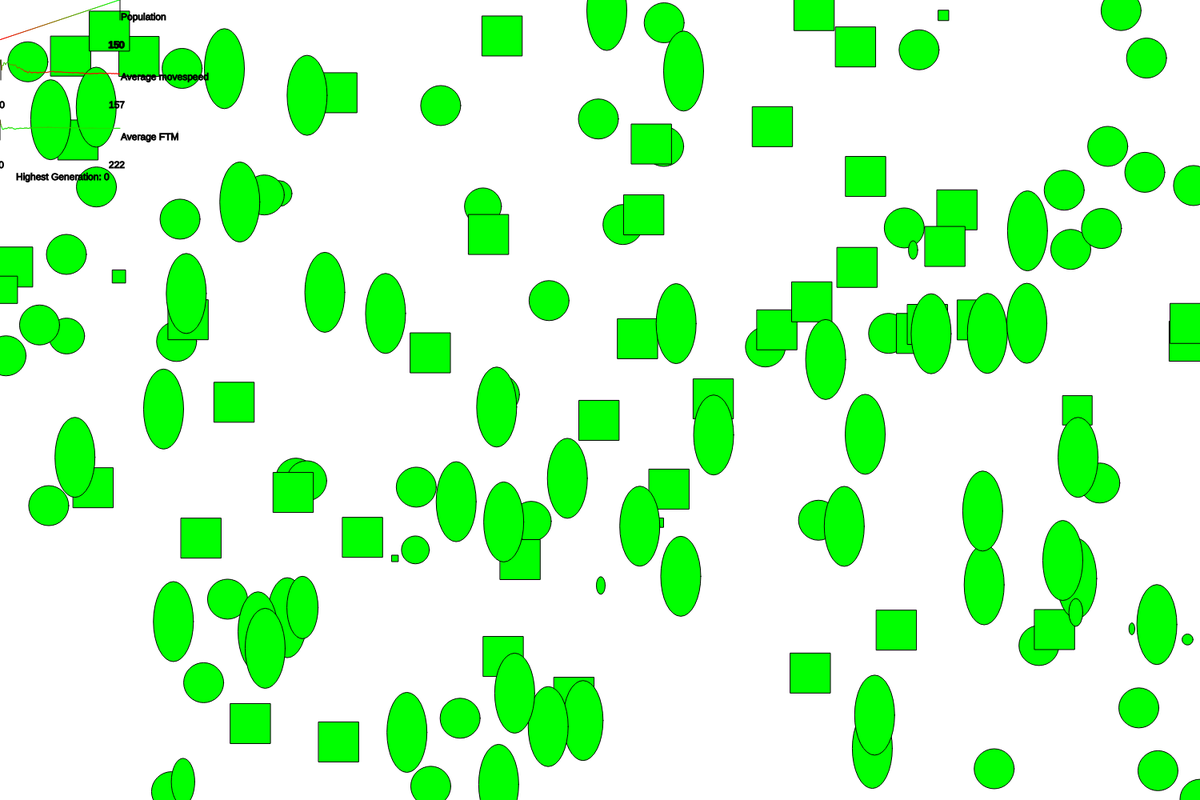
Frame 1 (no input)
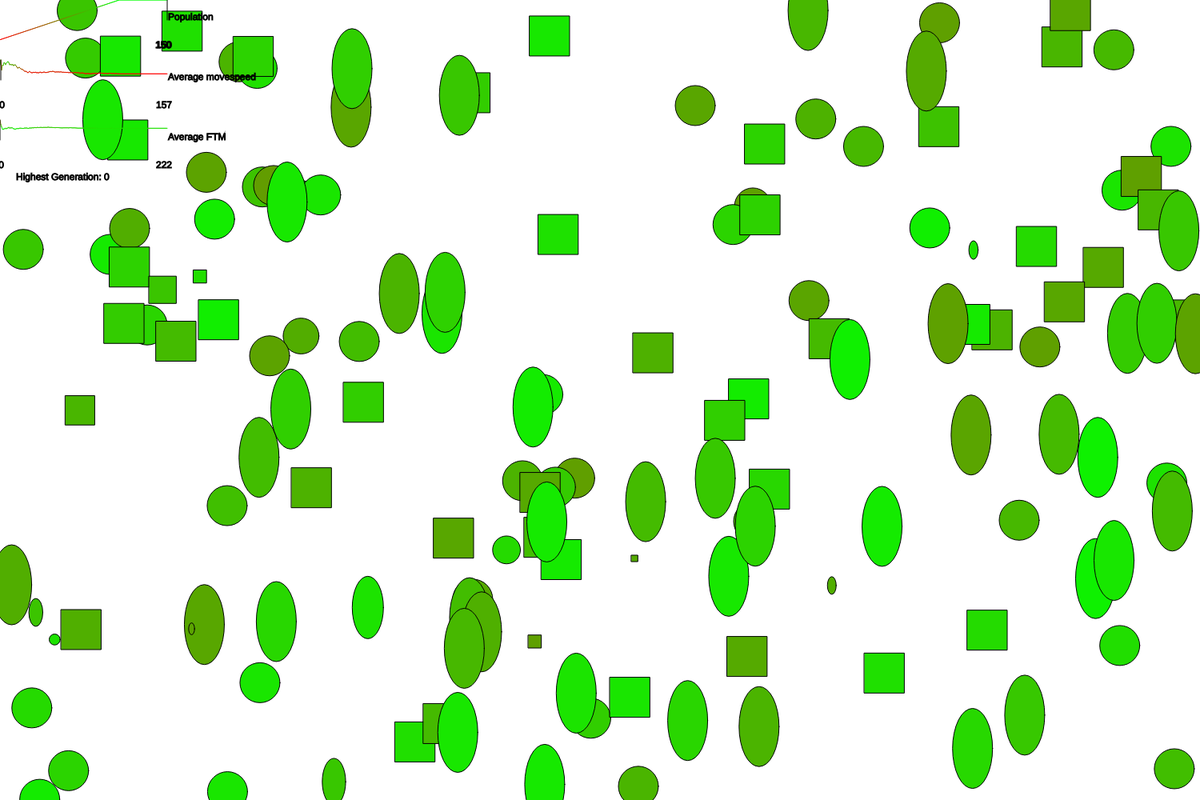
Frame 60 (no input)
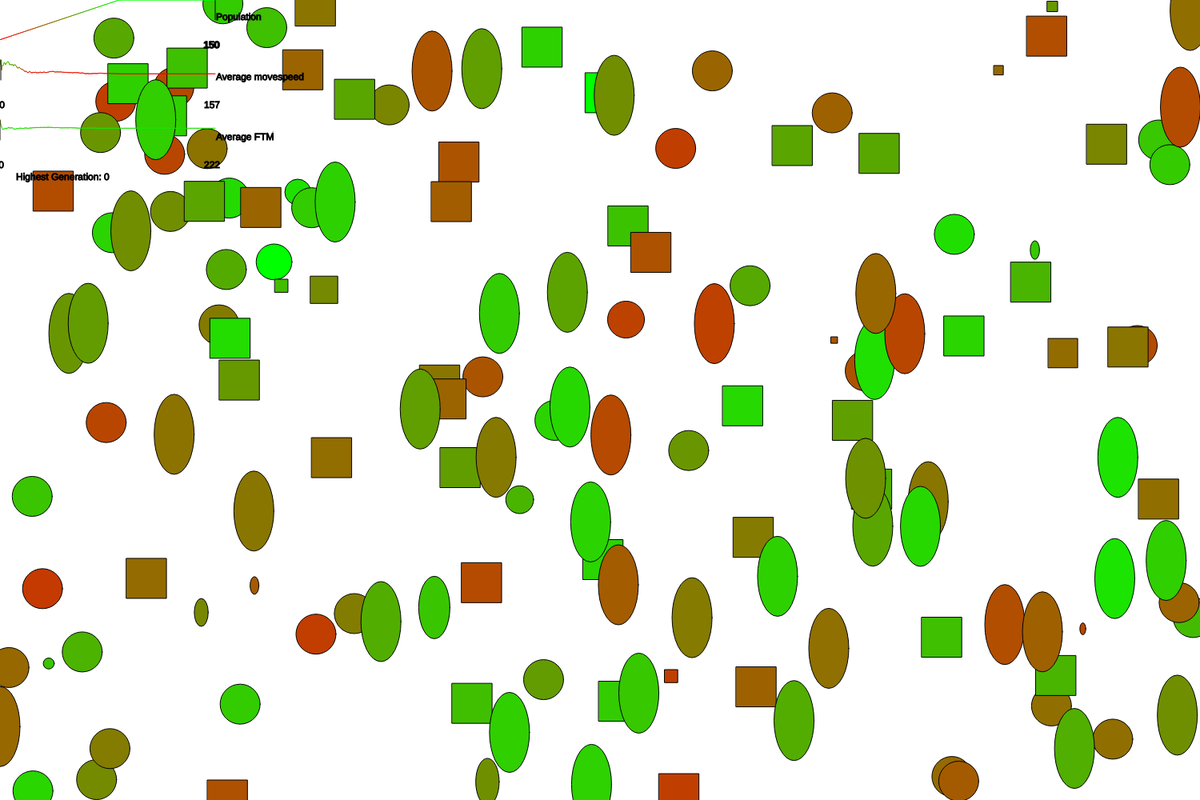
Frame 120 (the mouse pressed at the canvas centre since frame 60)

The p5.js sketch that drew these frames (run headless with seeded random() and noise() and a simulated clock; from frame 60 on, the mouse is pressed at the canvas centre):

// p5.js sketch
// ── sketch.js
var types = [];
var animals = [];
var food = [];

var popGraph = [];
var speedGraph = [];
var foodGraph = [];
var timer = 0;

var foodSlider;

function clampAndSeed(val, min, max, seed) {
  if (val) {
    return constrain(val + random(-seed, seed), min, max);
  } else {
    return random(0, 50);
  }
}

function makeFifty() {
  for (let i = 0; i < types.length; i++) {
    for (let j = 0; j < 50; j++) {
      let ani = types[i].makeAnimal();
      ani.type = i;
      animals.push(ani);
      updatePopGraph();
      updateSpeedGraph();
      updateFTMGraph();
    }
  }
}

function pieChart(diameter, data, x, y) {
  let lastAngle = 0;
  for (let i = 0; i < data.length; i++) {
    let gray = map(i, 0, data.length, 0, 255);
    fill(gray);
    arc(
      x,
      y,
      diameter,
      diameter,
      lastAngle,
      lastAngle + data[i]
    );
    lastAngle += data[i];
  }
}

function updatePopGraph() {
  popGraph.push(animals.length);

  if (popGraph.length >= 600) {
    popGraph.splice(0, 1);
  }
}

function updateSpeedGraph() {

  let avg = 0;
  for (let i = 0; i < animals.length; i++) {
    avg += animals[i].moveSpeed;
  }
  avg /= animals.length;

  speedGraph.push(floor(avg));

  if (speedGraph.length >= 600) {
    speedGraph.splice(0, 1);
  }
}

function updateFTMGraph() {

  let avg = 0;
  for (let i = 0; i < animals.length; i++) {
    avg += animals[i].foodToMate;
  }
  avg /= animals.length;

  foodGraph.push(floor(avg));

  if (foodGraph.length >= 600) {
    foodGraph.splice(0, 1);
  }
}

function drawPopGraph(data, x, y, height, good, bad, label) {

  if (!data) {
    return;
  }

  let m = 0;
  let mi = 0;

  let l = 99999999999;

  for (let i = 0; i < data.length; i++) {
    if (data[i] >= m) {
      m = data[i];
      mi = i;
    }

    if (data[i] <= l) {
      l = data[i];
    }
  }


  for (let i = 0; i < data.length; i++) {
    if (i == 0)
      continue;

    stroke(lerpColor(good, bad, map(data[i], l, m, 0, 1)));
    line(i-1 + x, map(data[i-1] * -2, 0, m*2, 0, 50) + min(50, m * 2) + y, i + x, map(data[i] * -2, 0, m*2, 0, 50) + min(50, m * 2) + y);
    stroke(0);
  }

  fill('black');
  text(data[data.length - 1], data.length - 15 + x,min(50, m * 2)+10+y);
  text(m, mi - 15 + x, min(50, m * 2) + 10 + y);
  fill('orange');
  line(mi, y + 25, mi, y);
  fill('black');
  text(label, data.length, y + 25);
}

let canvas;
function setup() {
  angleMode(DEGREES);
  rectMode(CENTER);
  ellipseMode(CENTER);
  canvas = createCanvas(1500, 1000);
  types.push(new AnimalType());
  types.push(new AnimalType());
  types.push(new AnimalType());

  foodSlider = createSlider(0, 100, 3);
  foodSlider.position(20, height + 20);

  makeFifty();
}

let deltaTime = 0;
function draw() {
  background(255);
  deltaTime = window.performance.now() - canvas._pInst._lastFrameTime;
  timer += deltaTime;

  if (timer >= 5) {
    timer = 0;
    updatePopGraph();
    updateSpeedGraph();
    updateFTMGraph();
  }

  if (floor(random(0, 100)) <= foodSlider.value()) {
    food.push(new Food(random(width), random(height)))
  }

  fill(color(0,0,100))
  for (let i = 0; i < food.length; i++) {
    let f = food[i];
    ellipse(f.x, f.y, f.radius);
  }


  for (let i = 0; i < animals.length; i++) {
    let animal = animals[i];


    if (animal.food <= 0) {
      animals.splice(i, 1);
    } else {
      if (!animal.wantsToMate) {
        fill(lerpColor(color(255,0,0), color(0,255,0), map(animal.food, 0, 100, 0, 1)));
      } else {
        fill(color(255,0,255));
      }
    }

    animal.show();
    animal.update();
  }

  drawPopGraph(popGraph, 0, 0, 600, color(255,0,0), color(0,255,0), "Population");
  drawPopGraph(speedGraph, 0, 75, 600, color(255,0,0), color(0,255,0), "Average movespeed");
  drawPopGraph(foodGraph, 0, 75*2, 600, color(0,255,0), color(255,0,0), "Average FTM");

  let gens = 0
  for (let i = 0; i < animals.length; i++) {
    if (animals[i].generation > gens)
      gens = animals[i].generation;
  }

  text(`Highest Generation: ${gens}`, 20, 75*3);

}


// BEGINS CLASSES & STUFF
class AnimalType {
  constructor() {
    this.baseradius = random(50);
    this.baseMoveSpeed = random(100);
    this.baseTurnSpeed = random(100);
    this.baseFoodToMate = random(150, 300);
    this.baseMoveMod = random(1, 3);
  }

  makeAnimal() {
    return new Animal(random(300), random(20, 300), random(100), random(150, 300), random(1, 3));
  }
}

class Animal {

  constructor(rad, spe, tur, ftm, mod) {
    this.radius = clampAndSeed(rad, 5, 50, 5);
    this.moveSpeed = clampAndSeed(spe, 20, 300, 5);
    this.turnSpeed =  clampAndSeed(tur, 5, 50, 5);
    this.foodToMate = clampAndSeed(ftm, 75, 300, 10);
    this.moveMod = clampAndSeed(mod, 1, 5, 1);
    this.wantsToMate = false;
    this.children = [];
    this.food = 100;
    this.age = 0;

    this.generation = 0;
    this.type = 0;
    this.gender = floor(random(0,10)) >= 5 ? true : false; // false = male, true = female

    this.x = random(width);
    this.y = random(height);
    this.facing = 0;

    this.targetX = 0;
    this.targetY = 0;
    this.mode = 0; // 0 = wander, 1 = pursuit, 2 = flee
  }

  walk() {

    if (this.mode == 1) {
      this.moveMod = 5;
    } else {
      this.moveMod = 1
    }

    this.x += cos(this.facing) * (this.moveSpeed / 50) * this.moveMod;
    this.y += sin(this.facing) * (this.moveSpeed / 50)  * this.moveMod;
  }

  wrap() {
    if (this.x >=width) {
      this.x = 0;
    } else if (this.x <= 0) {
      this.x = width;
    }

    if (this.y >= height) {
      this.y = 0;
    } else if (this.y <= 0) {
      this.y = height;
    }
  }

  turn(angle) {
    this.facing += (angle * map(this.turnSpeed, 0, 50, 0.25, 1.1) * 0.25);
  }

  turnTowards(x, y) {
    // let m = (y - this.y) / (x - this.y);
    // let angle = atan(m);

    return atan2(y - this.y, x - this.x);
  }


  update() {
    let target = null;

    let best = null;
    let b = 999999999;

    this.age += 1;
    if (food.length > 0) {
      for (let i = 0; i < food.length; i++){
        let t = food[i];
        let dist = p5.Vector.dist(createVector(this.x, this.y), createVector(t.x, t.y));

        if (dist < b) {
          best = t;
          b = dist;
        }
      }

      if (b <= this.radius + best.radius) {
        var index = food.indexOf(best);
        if (index !== -1) food.splice(index, 1);
        this.food += best.value;
      }
    }

    if (this.mode == 0) {
      if (food.length != 0 && best != null) {
        this.facing = this.turnTowards(best.x, best.y) * this.turnSpeed;
      }

      this.walk();

      if (this.food < 50) {
        this.mode = 1;
      }

      if (this.food >= this.foodToMate && this.age >= 500) {
        this.mode = 1;
        this.wantsToMate = true;
      }

    } else if (this.mode == 1 && !this.wantsToMate) {
      if (food.length != 0 && best != null) {
        this.facing = this.turnTowards(best.x, best.y) * this.turnSpeed;
      }

      this.walk();

      if (this.food >= 50)
        this.mode = 0;
    } else if (this.mode == 1 && this.wantsToMate) {
      this.mateTarget = null;
      for (let i = 0; i < animals.length; i++) {
        let t = animals[i];
        if (t.wantsToMate && t.gender != this.gender && t.type == this.type) {
          this.mateTarget = t;
          break;
        }
      }

      if (this.mateTarget == null) {
        this.mode = 0;
        this.wantsToMate = false;
        return;
      }

      if (this.mateTarget) {
        if (this.gender == false) {
          this.facing = this.turnTowards(this.mateTarget.x, this.mateTarget.y) * this.turnSpeed;
          this.walk();
        }
        let distanceToMate = p5.Vector.dist(createVector(this.x, this.y), createVector(this.mateTarget.x, this.mateTarget.y));
        if (distanceToMate <= this.radius + this.mateTarget.radius) {
          console.log(`Mode: ${this.mode}, food: ${this.food}, ftm: ${this.foodToMate}, gen: ${this.generation + 1}`);

          let newRadius = 0, newSpeed = 0, newTurn = 0, newFTM = 0;

          if (floor(random(0, 15)) == 5) {
            newRadius = random(0, 50);
          } else {
            newRadius = (this.radius + this.mateTarget.radius) / 2;
          }

          if (floor(random(0, 15)) == 5) {
            newSpeed = random(0, 100);
          } else {
            newSpeed = (this.moveSpeed + this.mateTarget.moveSpeed) / 2;
          }

          if (floor(random(0, 15)) == 5) {
            newTurn = random(0, 100);
          } else {
            newTurn = (this.turnSpeed + this.mateTarget.turnSpeed) / 2;
          }

          if (floor(random(0, 15)) == 5) {
            newFTM = random(100, 250);
          } else {
            newFTM = (this.foodToMate + this.mateTarget.foodToMate) / 2;
          }

          let baby = new Animal((
            newRadius,
             newSpeed,
              newTurn,
               newFTM));
          baby.x = this.x; baby.y = this.y;
          baby.type = this.type;

          baby.generation = this.generation + 1;
          this.children.push(baby);
          animals.push(baby);

          this.food -= 50;
          this.wantsToMate = false;
          this.mode = 0;
        }
      }
    }

    this.wrap();
    this.food -= 0.05 * map(this.moveSpeed, 0, 50, 1, 3);


  }

  show() {
    if (this.type == 0) {
      ellipse(this.x, this.y, this.radius);
    } else if (this.type == 1) {
      rect(this.x, this.y, this.radius, this.radius);
    } else if (this.type == 2) {
      ellipse(this.x, this.y, this.radius, this.radius * 2);
    }
  }

}

class Food {
  constructor(x, y) {
    this.x = x;
    this.y = y;
    this.radius = 25;
    this.value = random(75, 120);
  }
}
